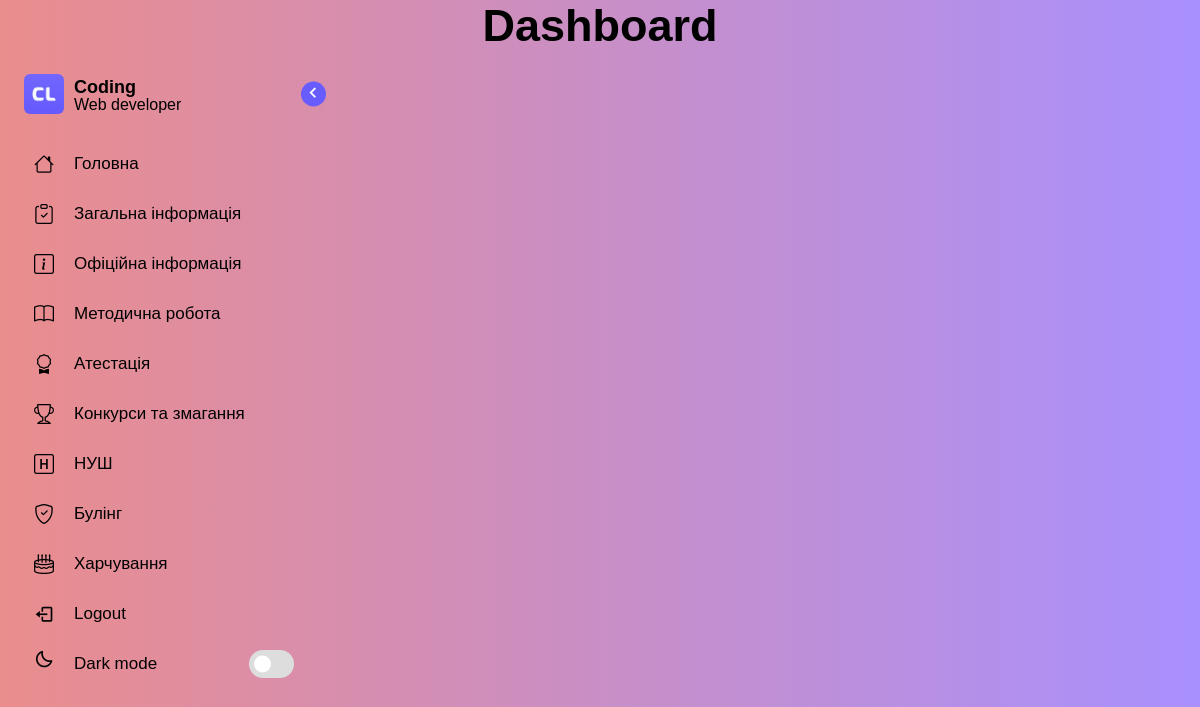
The page / on the database its author committed.
### blog/models.py (models this page shows, shortened)
class Menu(models.Model):
    title = models.CharField(max_length=20)
    slug = models.CharField(max_length=40, default=False, blank=True, null=True, )
    icon = models.CharField(max_length=50)
    priority = models.IntegerField(default=0)
    class Meta:
        ordering = ['priority']
        indexes = [
            models.Index(fields=['priority']),
        ]

### blog/views.py (the view)
# urls.py: path('', views.menu, name='menu'),
def menu(request):
    options = Menu.objects.all()
    return render(request, 'blog/base/base.html', {"options": options})

### blog/templates/blog/base/base.html (shortened to what this page needs)
{% load static %}
<!DOCTYPE html>
<html lang="en">
<head>
    <link rel="stylesheet" href="https://cdn.jsdelivr.net/npm/bootstrap-icons@1.11.3/font/bootstrap-icons.min.css">
    <link href='https://unpkg.com/boxicons@2.1.1/css/boxicons.min.css' rel='stylesheet'>
    <link rel="stylesheet" href="{% static 'css/style.css' %}">
</head>
<body>
<header class="home">
    <div class="head">
        <div class="text"><h2>Dashboard</h2></div>
    </div>
</header>
<div class="container">
    <nav class="sidebar">
        <header>
            <div class="image-text">
                        <span class="image">
                            <img src="{% static 'css/images/logo.png' %}" alt="">
                        </span>
                <div class="text logo-text">
                    <span class="name">Coding</span>
                    <span class="profession">Web developer</span>
                </div>
                <i class='bx bx-chevron-right toggle'></i>
            </div>
        </header>
        <div class="menu-bar">
            <div class="menu">
                <ul class="menu-links">
                    {% for option in options %}
                        <li class="nav-link">
                            <a href="{% url 'menu_detail' option.slug %}">
                                <i class='{{ option.icon }} icon'></i>
                                <span class="text nav-text">{{ option.title }}</span>
                            </a>
                        </li>
                    {% endfor %}
                </ul>
            </div>
            <div class="bottom-content">
                <li class="">
                    <a href="#">
                        <i class='bx bx-log-out icon'></i>
                        <span class="text nav-text">Logout</span>
                    </a>
                </li>
                <li class="mode">
                    <div class="sun-moon">
                        <i class='bx bx-moon icon moon'></i>
                    </div>
                    <span class="mode-text text">Dark mode</span>
                    <div class="toggle-switch">
                        <span class="switch"></span>
                    </div>
                </li>
            </div>
        </div>
    </nav>
    <div class="main-content">
    </div>
</div>
</body>
</html>

### blog/static/css/style.css (style rules this page uses)
* { margin: 0; padding: 0; box-sizing: border-box; font-family: 'Poppins', sans-serif; }
:root { --sidebar-color: #FFF; --primary-color: #695CFE; --text-color: #000000; --tran-05: all 0.3s ease; }
body { width: 100%; min-height: 100vh; background-image: linear-gradient(to right, #EA8D8D, #A890FE); transition: background-color var(--tran-05); background-color: var(--body-color) }
.container { display: flex; position: relative; }
.sidebar { width: 320px; padding: 10px 14px; background-color: transparent; transition: var(--tran-05); top: 0; left: 0; z-index: 1; height: 100%; }
.main-content { width: calc(100% - 300px); transition: var(--tran-05); margin-top: 10px; flex-grow: 1; }
.sidebar li { height: 40px; list-style: none; display: flex; align-items: center; margin-top: 10px; }
.sidebar header .image, .sidebar .icon { min-width: 60px; border-radius: 6px; }
.sidebar .icon { min-width: 60px; border-radius: 6px; height: 100%; display: flex; align-items: center; justify-content: center; font-size: 20px; }
.sidebar .text, .sidebar .icon { color: var(--text-color); }
.sidebar .text { font-size: 17px; font-weight: 500; white-space: nowrap; opacity: 1; }
.sidebar header { position: relative; }
.sidebar header .image-text { display: flex; align-items: center; }
.sidebar header .logo-text { display: flex; flex-direction: column; }
header .image-text .name { margin-top: 2px; font-size: 18px; font-weight: 600; }
header .image-text .profession { font-size: 16px; margin-top: -2px; display: block; }
.sidebar header .image { display: flex; align-items: center; justify-content: center; }
.sidebar header .image img { width: 40px; border-radius: 6px; }
.sidebar header .toggle { position: absolute; top: 50%; right: -25px; transform: translateY(-50%) rotate(180deg); height: 25px; width: 25px; background-color: var(--primary-color); color: var(--sidebar-color); border-radius: 50%; display: flex; align-items: center; justify-content: center; font-size: 22px; cursor: pointer; padding-top: 2px; }
.sidebar li a { padding-right: 10px; list-style: none; height: 100%; background-color: transparent; display: flex; align-items: center; width: 100%; border-radius: 6px; text-decoration: none; }
.sidebar .menu-bar { padding-top: 20px; height: calc(100% - 55px); display: flex; flex-direction: column; justify-content: space-between; overflow-y: scroll; }
.sidebar .menu-bar .mode { border-radius: 6px; background-color: var(--primary-color-light); position: relative; }
.menu-bar .mode .sun-moon { height: 50px; width: 60px; }
.mode .sun-moon i { position: absolute; }
.menu-bar .bottom-content .toggle-switch { position: absolute; right: 0; height: 100%; min-width: 60px; display: flex; align-items: center; justify-content: center; border-radius: 6px; cursor: pointer; }
.toggle-switch .switch { position: relative; height: 28px; width: 45px; border-radius: 25px; background-color: #DDD; }
.switch::before { content: ''; position: absolute; height: 17px; width: 17px; border-radius: 50%; top: 50%; left: 5px; transform: translateY(-50%); background-color: var(--sidebar-color); }
.home { height: 4em; width: 100%; }
.home .text { text-align: center; font-size: 30px; font-weight: 500; color: black; width: 100%; margin: 0 auto; padding: 0; }
.head { width: calc(100%); }

### rows shown on the page
Menu: title "Головна"
Menu: title "Загальна інформація"
Menu: title "Офіційна інформація"
Menu: title "Методична робота"
Menu: title "Атестація"
Menu: title "Конкурси та змагання"
Menu: title "НУШ"
Menu: title "Булінг"
Menu: title "Харчування"
